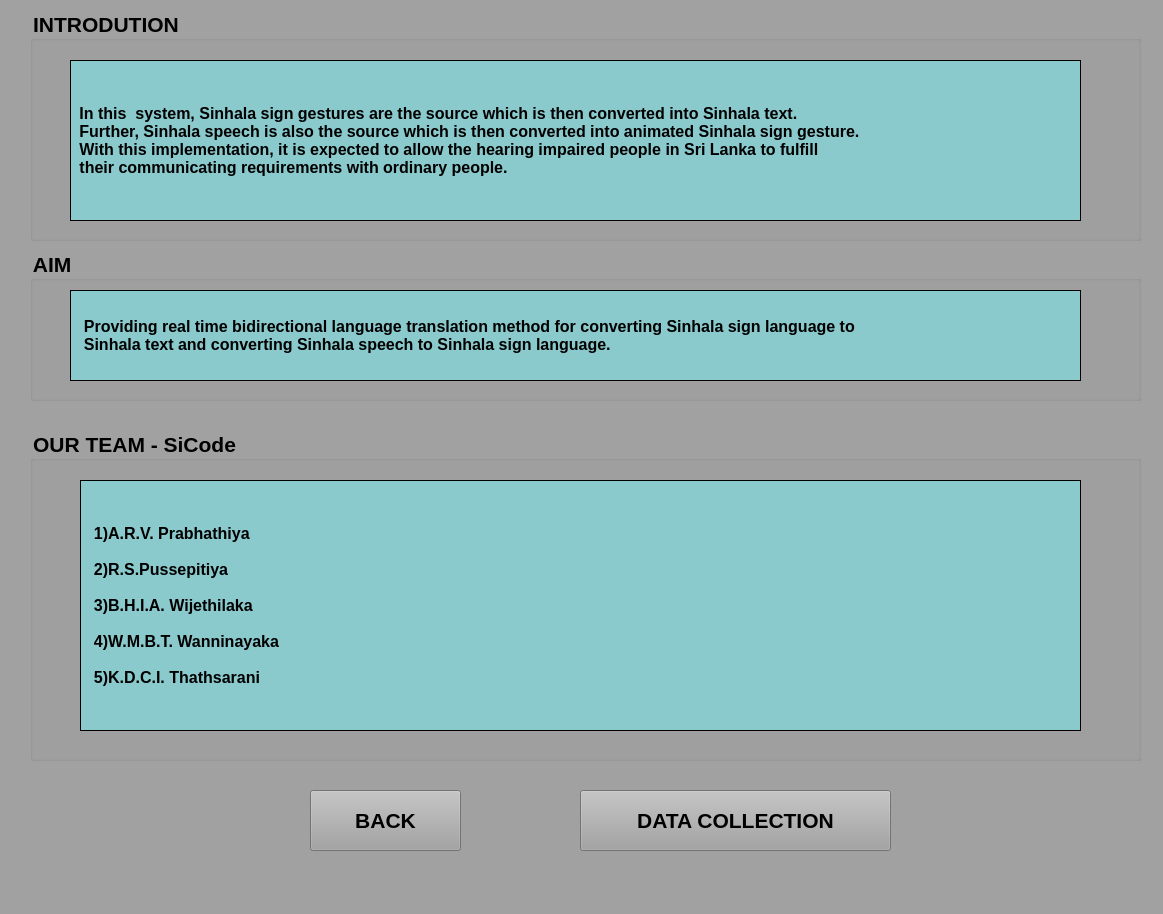
<?xml version="1.0" encoding="UTF-8"?>
<ui version="4.0">
 <class>introWindow</class>
 <widget class="QMainWindow" name="introWindow">
  <property name="geometry">
   <rect>
    <x>0</x>
    <y>0</y>
    <width>1163</width>
    <height>914</height>
   </rect>
  </property>
  <property name="windowTitle">
   <string>introduction</string>
  </property>
  <property name="autoFillBackground">
   <bool>false</bool>
  </property>
  <property name="styleSheet">
   <string notr="true">background-color: rgb(161, 161, 161);</string>
  </property>
  <widget class="QWidget" name="centralwidget">
   <widget class="QGroupBox" name="groupBox">
    <property name="geometry">
     <rect>
      <x>30</x>
      <y>250</y>
      <width>1111</width>
      <height>151</height>
     </rect>
    </property>
    <property name="font">
     <font>
      <pointsize>16</pointsize>
      <weight>75</weight>
      <bold>true</bold>
     </font>
    </property>
    <property name="styleSheet">
     <string notr="true"/>
    </property>
    <property name="title">
     <string>AIM  </string>
    </property>
    <widget class="QLabel" name="aim_lbl">
     <property name="geometry">
      <rect>
       <x>40</x>
       <y>40</y>
       <width>1011</width>
       <height>91</height>
      </rect>
     </property>
     <property name="font">
      <font>
       <family>Arial</family>
       <pointsize>12</pointsize>
       <weight>75</weight>
       <bold>true</bold>
      </font>
     </property>
     <property name="styleSheet">
      <string notr="true">background-color:rgb(138, 201, 204)</string>
     </property>
     <property name="frameShape">
      <enum>QFrame::Box</enum>
     </property>
     <property name="text">
      <string>  Providing real time bidirectional language translation method for converting Sinhala sign language to 
  Sinhala text and converting Sinhala speech to Sinhala sign language. </string>
     </property>
    </widget>
   </widget>
   <widget class="QGroupBox" name="groupBox_2">
    <property name="geometry">
     <rect>
      <x>30</x>
      <y>10</y>
      <width>1111</width>
      <height>231</height>
     </rect>
    </property>
    <property name="font">
     <font>
      <pointsize>16</pointsize>
      <weight>75</weight>
      <bold>true</bold>
     </font>
    </property>
    <property name="styleSheet">
     <string notr="true"/>
    </property>
    <property name="title">
     <string>INTRODUTION</string>
    </property>
    <widget class="QLabel" name="intro_lbl">
     <property name="geometry">
      <rect>
       <x>40</x>
       <y>50</y>
       <width>1011</width>
       <height>161</height>
      </rect>
     </property>
     <property name="font">
      <font>
       <family>Arial</family>
       <pointsize>12</pointsize>
       <weight>75</weight>
       <bold>true</bold>
      </font>
     </property>
     <property name="styleSheet">
      <string notr="true">background-color:rgb(138, 201, 204)</string>
     </property>
     <property name="frameShape">
      <enum>QFrame::Box</enum>
     </property>
     <property name="text">
      <string> In this  system, Sinhala sign gestures are the source which is then converted into Sinhala text. 
 Further, Sinhala speech is also the source which is then converted into animated Sinhala sign gesture. 
 With this implementation, it is expected to allow the hearing impaired people in Sri Lanka to fulfill 
 their communicating requirements with ordinary people. </string>
     </property>
    </widget>
   </widget>
   <widget class="QGroupBox" name="groupBox_3">
    <property name="geometry">
     <rect>
      <x>30</x>
      <y>430</y>
      <width>1111</width>
      <height>331</height>
     </rect>
    </property>
    <property name="font">
     <font>
      <pointsize>16</pointsize>
      <weight>75</weight>
      <bold>true</bold>
     </font>
    </property>
    <property name="styleSheet">
     <string notr="true"/>
    </property>
    <property name="title">
     <string>OUR TEAM - SiCode</string>
    </property>
    <widget class="QLabel" name="team_lbl">
     <property name="geometry">
      <rect>
       <x>50</x>
       <y>50</y>
       <width>1001</width>
       <height>251</height>
      </rect>
     </property>
     <property name="font">
      <font>
       <family>Arial</family>
       <pointsize>12</pointsize>
       <weight>75</weight>
       <bold>true</bold>
      </font>
     </property>
     <property name="styleSheet">
      <string notr="true">background-color:rgb(138, 201, 204)</string>
     </property>
     <property name="frameShape">
      <enum>QFrame::Box</enum>
     </property>
     <property name="text">
      <string>  1)A.R.V. Prabhathiya 

  2)R.S.Pussepitiya 

  3)B.H.I.A. Wijethilaka 

  4)W.M.B.T. Wanninayaka 

  5)K.D.C.I. Thathsarani</string>
     </property>
    </widget>
   </widget>
   <widget class="QPushButton" name="pushButton">
    <property name="geometry">
     <rect>
      <x>310</x>
      <y>790</y>
      <width>151</width>
      <height>61</height>
     </rect>
    </property>
    <property name="font">
     <font>
      <pointsize>16</pointsize>
      <weight>75</weight>
      <bold>true</bold>
     </font>
    </property>
    <property name="text">
     <string>BACK</string>
    </property>
   </widget>
   <widget class="QPushButton" name="pushButton_2">
    <property name="geometry">
     <rect>
      <x>580</x>
      <y>790</y>
      <width>311</width>
      <height>61</height>
     </rect>
    </property>
    <property name="font">
     <font>
      <pointsize>16</pointsize>
      <weight>75</weight>
      <bold>true</bold>
     </font>
    </property>
    <property name="text">
     <string>DATA COLLECTION</string>
    </property>
   </widget>
  </widget>
  <widget class="QMenuBar" name="menubar">
   <property name="geometry">
    <rect>
     <x>0</x>
     <y>0</y>
     <width>1163</width>
     <height>26</height>
    </rect>
   </property>
  </widget>
  <widget class="QStatusBar" name="statusbar"/>
 </widget>
 <resources/>
 <connections/>
</ui>
